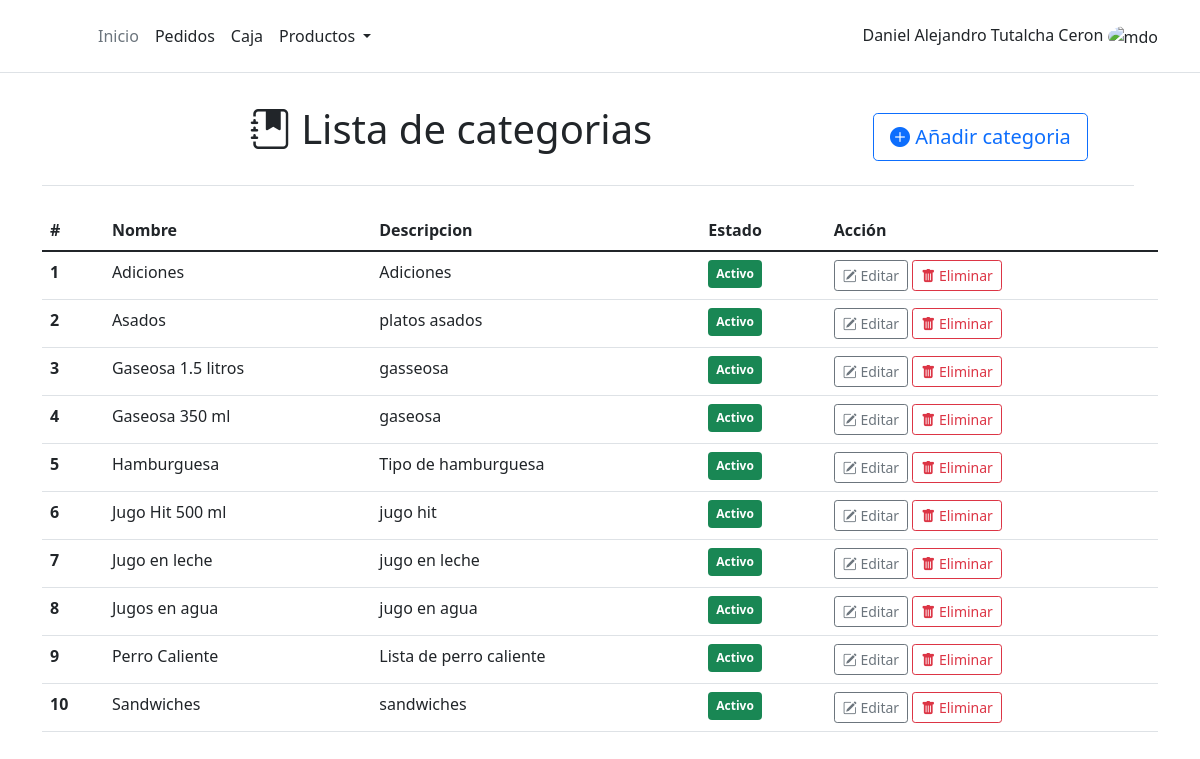
Screenshot of /product/category/ with the database file from the repository.
### product/models.py (models this page shows, shortened)
class Category(models.Model):
    name = models.CharField(max_length=100)
    description = models.TextField()
    status = models.BooleanField(default=True)
    created = models.DateTimeField(auto_now_add=True, verbose_name="Fecha de creación")
    updated = models.DateTimeField(auto_now=True, verbose_name="Fecha de edición")
    class Meta:
        ordering = ['name']

### product/views.py (the view)
# urls.py: path('category/', CategoryListView.as_view(), name='list_categorys'),
class CategoryListView(ListView):
    model = Category

### product/templates/product/category_list.html (shortened to what this page needs)
{% extends 'core/base.html' %}
{% block content %}
<div class="container">
	<div class="row col-md-12 border-bottom pb-4">
		<div class="col-md-9 mt-3">
			<h1 class="text-center"><i class="bi bi-journal-bookmark-fill"></i> Lista de categorias</h1>
		</div>
		<div class="col-md-3 mt-4">
			<button type="button" class="btn btn-outline-primary btn-lg"><i class="bi bi-plus-circle-fill"></i> Añadir
				categoria</button>
		</div>
	</div>
</div>
<div class="container">
	<div class="row mt-4 table-responsive">
		<table class="table table-hover ">
			<thead>
				<tr>
					<th scope="col">#</th>
					<th scope="col">Nombre</th>
					<th scope="col">Descripcion</th>
					<th scope="col">Estado</th>
					<th scope="col">Acción</th>
				</tr>
			</thead>
			<tbody>
				{% for category in object_list%}
				<tr>
					<th scope="row">{{forloop.counter}}</th>
					<td>{{category.name}}</td>
					<td>{{category.description}}</td>
					{% if category.status%}
					<td><span class="badge bg-success p-2">Activo</span></td>
					{% else %}
					<td><span class="badge bg-danger p-2">Inactivo</span></td>
					{% endif %}
					<td>
						<button type="button" class="btn btn-outline-secondary btn-sm" data-bs-toggle="modal"
							data-bs-target="#exampleModal">
							<i class="bi bi-pencil-square"></i> Editar
						</button>
						<a href="#" class="btn btn-outline-danger btn-sm"><i class="bi bi-trash-fill"></i> Eliminar</a>
					</td>
				</tr>
				{% endfor %}
			</tbody>
		</table>
	</div>
</div>
{% endblock%}

### rows the page displays
Category: name "Adiciones", description "Adiciones", status "Activo"
Category: name "Asados", description "platos asados", status "Activo"
Category: name "Gaseosa 1.5 litros", description "gasseosa", status "Activo"
Category: name "Gaseosa 350 ml", description "gaseosa", status "Activo"
Category: name "Hamburguesa", description "Tipo de hamburguesa", status "Activo"
Category: name "Jugo Hit 500 ml", description "jugo hit", status "Activo"
Category: name "Jugo en leche", description "jugo en leche", status "Activo"
Category: name "Jugos en agua", description "jugo en agua", status "Activo"
Category: name "Perro Caliente", description "Lista de perro caliente", status "Activo"
Category: name "Sandwiches", description "sandwiches", status "Activo"
